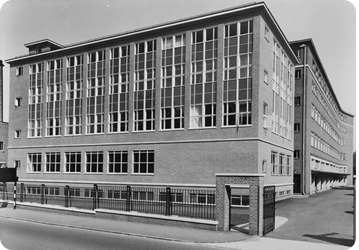
#> input picture baker.png, 359 x 250 px, found by its file name
$ python Q5ii.py
#> lines starting #> are read from the running program, lines starting #| are printed output that depends on the picture
import numpy as np
import matplotlib.pyplot as plt
import urllib
import PIL
from IPython.display import display


urllib.request.urlretrieve("https://github.com/CambridgeEngineering/PartIA-Computing-Examples-Papers/raw/main/images/southwing.png",
                           "baker.png")
#> (this line was passed over: the network is not available in this run)
A = PIL.Image.open("baker.png")
#> A is the input picture: PIL image 359x250 L; min 0, max 255, mean 133.4
display(A)

A = np.asarray(A)
plt.imshow(A, cmap='gray')
#> (this line was passed over: IPython is not available in this run)
print("Image array shape (pixels): {}".format(A.shape))
#| Image array shape (pixels): (250, 359)

# Create edge detection filter
G = np.array([[-1, -1, -1], [-1, 8, -1], [-1, -1, -1]])
#print(G)

# Create empty matrix to hold convolved values
B = np.zeros(A.shape)

for i in range(1, B.shape[0]-1):
    for j in range(1, B.shape[1]-1):
        for x in range(3):
            for y in range(3):
                B[i, j] += G[x, y]*A[i - 1 + x, j - 1 + y]
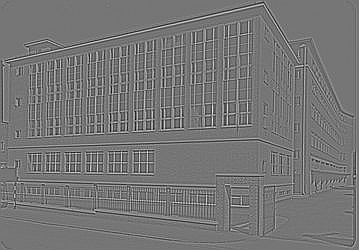
#> B: shape (250, 359) float64; min -951, max 1102, mean -0.1; drawn with min black and max white


plt.figure()
#> (this line was passed over: IPython is not available in this run)
plt.imshow(B, cmap='gray')
#> (this line was passed over: IPython is not available in this run)
plt.show()
